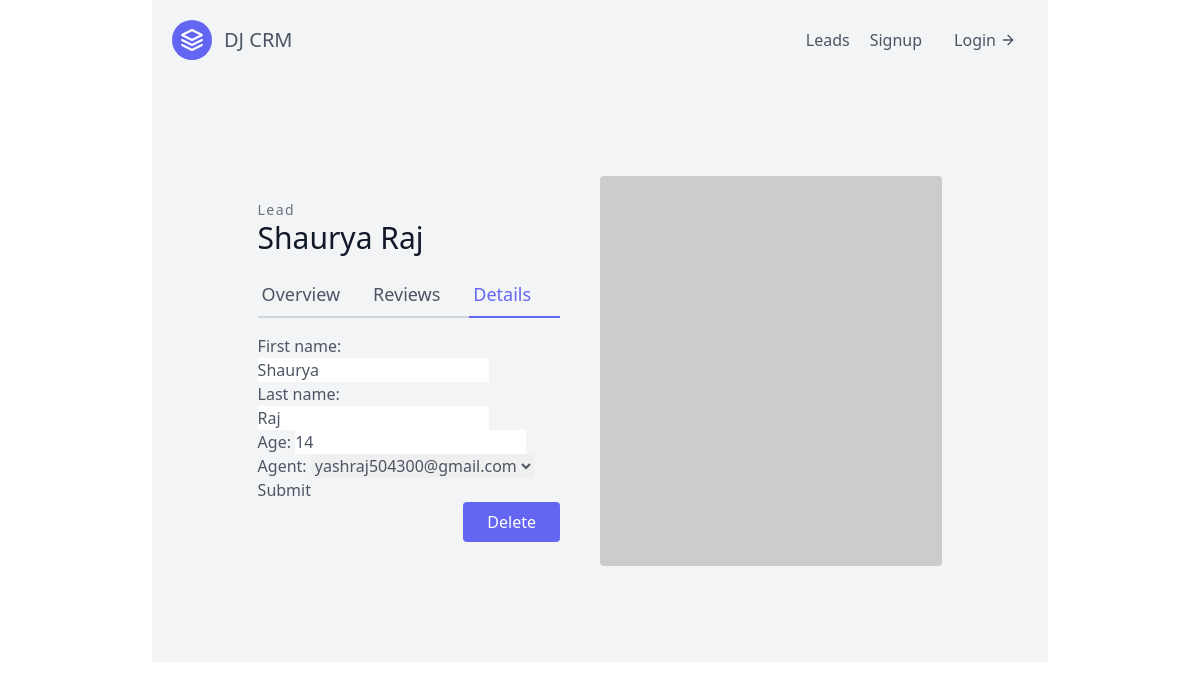
/leads/10/update/, run on the app's committed database.
### leads/models.py (models this page shows, shortened)
class lead(models.Model):
  first_name = models.CharField(max_length=20)
  last_name = models.CharField(max_length=20)
  age = models.IntegerField(default=0)
  agent = models.ForeignKey("Agent", on_delete=models.CASCADE)

### leads/views.py (the view)
# urls.py: path('<int:pk>/update/', lead_update, name="lead-update"),
def lead_update(request, pk):
   Lead = lead.objects.get(id = pk)
   form = LeadModelForm(instance=Lead)
   if request.method == "POST":
      form = LeadModelForm(request.POST, instance=Lead)
      if form.is_valid():
         form.save()
         return redirect("/leads")
   context = {
      "form": form,
      "lead": Lead
     }
   return render (request, "leads/lead_update.html", context)

### leads/forms.py
class LeadModelForm(forms.ModelForm):
  class Meta:
    model = lead
    fields = (
      'first_name',
      'last_name',
      'age',
      'agent',
    )

### leads/models.py (called while the page is built)
  def __str__(self):
   return self.user.email

### leads/templates/leads/lead_update.html (shortened to what this page needs)
{% extends "base.html" %}
{% block content %}
<section class="text-gray-600 body-font overflow-hidden">
  <div class="container px-5 py-24 mx-auto">
    <div class="lg:w-4/5 mx-auto flex flex-wrap">
      <div class="lg:w-1/2 w-full lg:pr-10 lg:py-6 mb-6 lg:mb-0">
          <h2 class="text-sm title-font text-gray-500 tracking-widest">Lead</h2>
          <h1 class="text-gray-900 text-3xl title-font font-medium mb-4"> {{ lead.first_name}} {{ lead.last_name }} </h1>
          <div class="flex mb-4">
              <a href="{% url 'leads:lead-detail' lead.pk %} " class="flex-grow border-b-2 border-gray-300 py-2 text-lg px-1">
              Overview
              </a>
              <a class="flex-grow border-b-2 border-gray-300 py-2 text-lg px-1">
              Reviews
              </a>
              <a href="{% url 'leads:lead-update' lead.pk %}" class="flex-grow text-indigo-500 border-b-2 border-indigo-500 py-2 text-lg px-1">
              Details</a>
          </div>
          <form method="post">
          {{ form.as_p }}
          <button type="submit">Submit</submit>
          </form>
          <button class="flex ml-auto text-white bg-indigo-500 border-0 py-2 px-6 focus:outline-none hover:bg-indigo-600 rounded">Delete</button>
      </div>
      <img alt="ecommerce" class="lg:w-1/2 w-full lg:h-auto h-64 object-cover object-center rounded" src="https://dummyimage.com/400x400">
    </div>
  </div>
</section>
{% endblock content %}

### data on the page
lead: first_name "Shaurya", last_name "Raj", age "14", agent "yashraj504300@gmail.com"
